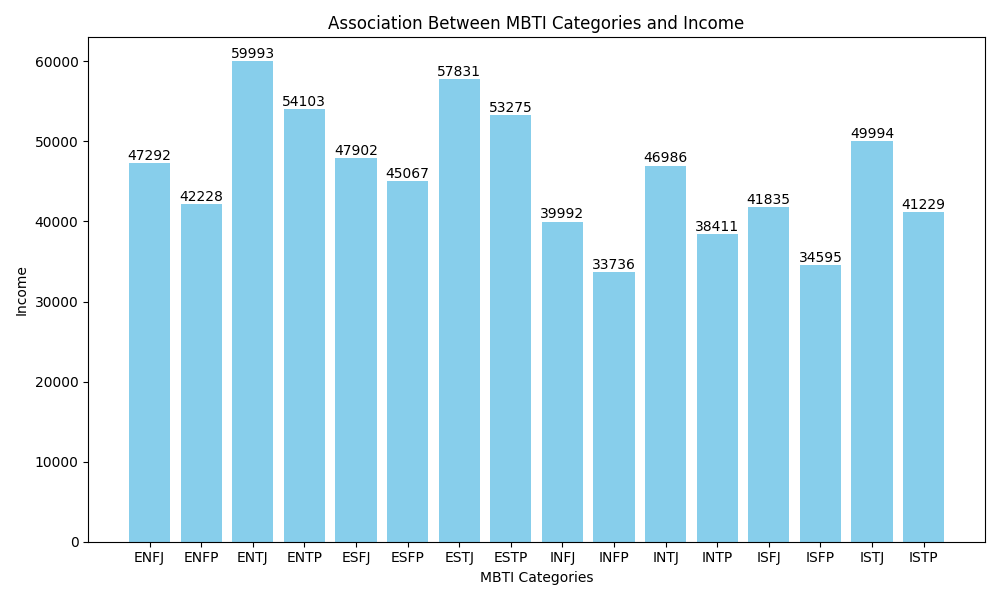

This figure's Python source:
import json
import matplotlib.pyplot as plt

with open('MBTI.json', 'r', encoding="UTF-8") as jsonFile:
    data = json.load(jsonFile)

mbti_categories_data = data['MBTI categories']

categories = list(mbti_categories_data.keys())
frequencies = list(mbti_categories_data.values())

plt.figure(figsize=(10, 6))
plt.bar(categories, frequencies, color='skyblue')
plt.title('Association Between MBTI Categories and Income')
plt.xlabel('MBTI Categories')
plt.ylabel('Income')
##plt.xticks(rotation=45, ha='right')  

for i, v in enumerate(frequencies):
    plt.text(i, v + 0.5, str(v), ha='center', va='bottom')

plt.tight_layout()

plt.show()
